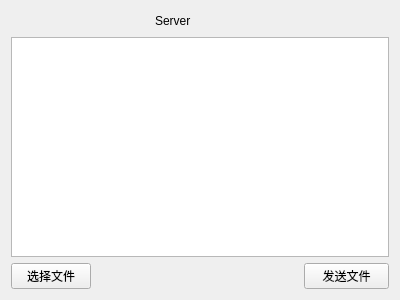
<?xml version="1.0" encoding="UTF-8"?>
<ui version="4.0">
 <class>Widget</class>
 <widget class="QWidget" name="Widget">
  <property name="geometry">
   <rect>
    <x>0</x>
    <y>0</y>
    <width>400</width>
    <height>300</height>
   </rect>
  </property>
  <property name="windowTitle">
   <string>Widget</string>
  </property>
  <layout class="QGridLayout" name="gridLayout">
   <item row="0" column="0" colspan="2">
    <spacer name="horizontalSpacer">
     <property name="orientation">
      <enum>Qt::Horizontal</enum>
     </property>
     <property name="sizeHint" stdset="0">
      <size>
       <width>137</width>
       <height>20</height>
      </size>
     </property>
    </spacer>
   </item>
   <item row="0" column="2">
    <widget class="QLabel" name="label">
     <property name="text">
      <string>Server</string>
     </property>
    </widget>
   </item>
   <item row="0" column="3" colspan="2">
    <spacer name="horizontalSpacer_2">
     <property name="orientation">
      <enum>Qt::Horizontal</enum>
     </property>
     <property name="sizeHint" stdset="0">
      <size>
       <width>179</width>
       <height>20</height>
      </size>
     </property>
    </spacer>
   </item>
   <item row="1" column="0" colspan="5">
    <widget class="QTextEdit" name="textEdit"/>
   </item>
   <item row="2" column="0">
    <widget class="QPushButton" name="buttonFile">
     <property name="text">
      <string>选择文件</string>
     </property>
    </widget>
   </item>
   <item row="2" column="1" colspan="3">
    <spacer name="horizontalSpacer_3">
     <property name="orientation">
      <enum>Qt::Horizontal</enum>
     </property>
     <property name="sizeHint" stdset="0">
      <size>
       <width>204</width>
       <height>20</height>
      </size>
     </property>
    </spacer>
   </item>
   <item row="2" column="4">
    <widget class="QPushButton" name="buttonSend">
     <property name="text">
      <string>发送文件</string>
     </property>
    </widget>
   </item>
  </layout>
 </widget>
 <layoutdefault spacing="6" margin="11"/>
 <resources/>
 <connections/>
</ui>
